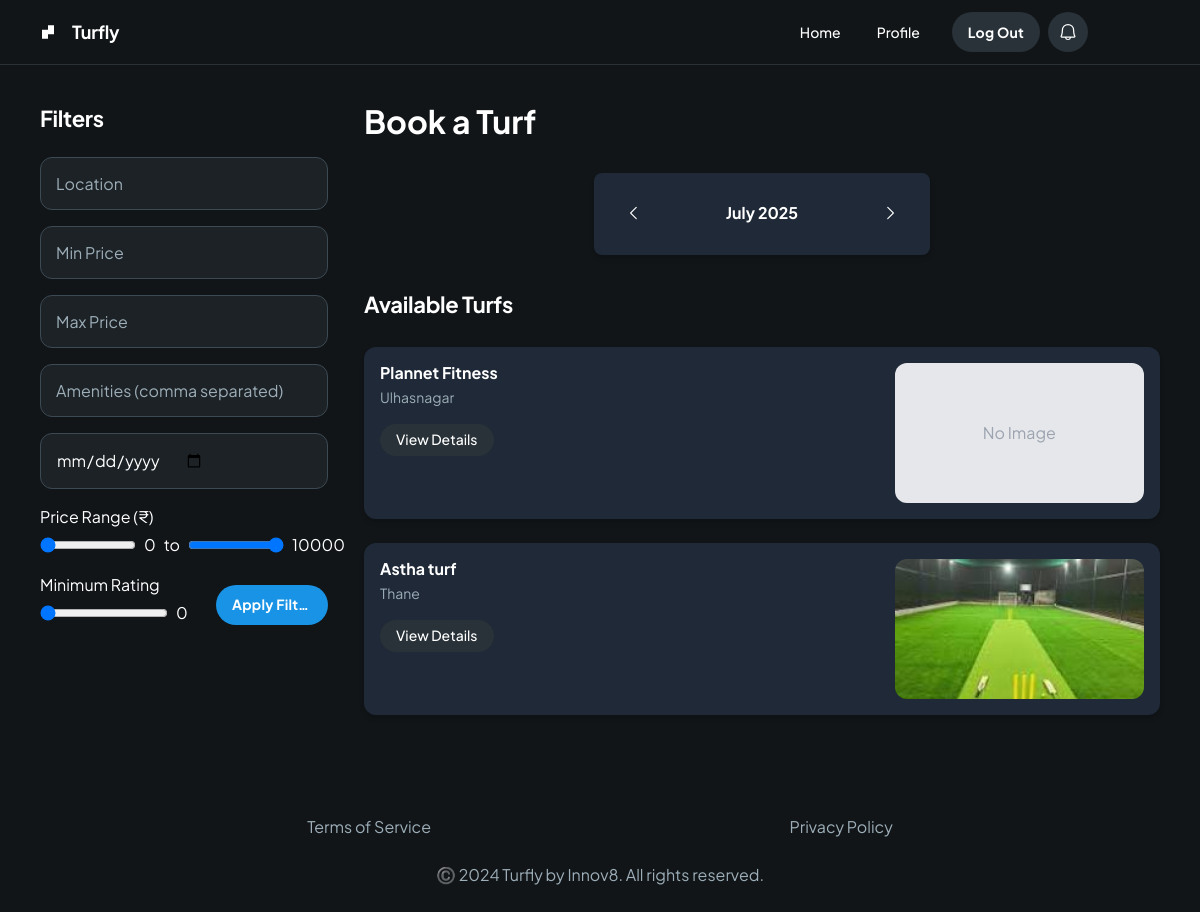
Page /players/ on the earlier database version.
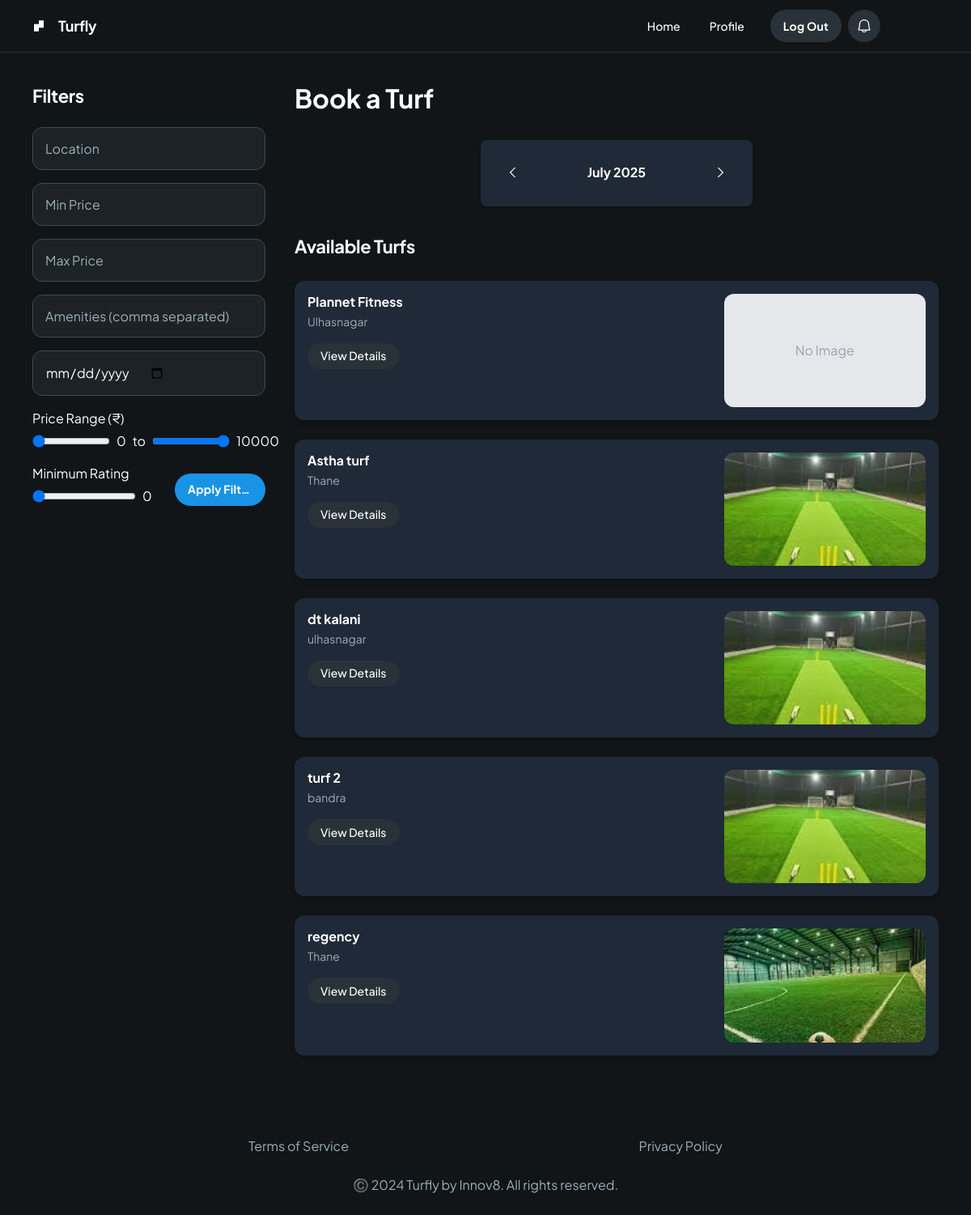
Same page on the later database version.
### owner/models.py (models this page shows, shortened)
class Turf(models.Model):
    owner = models.ForeignKey(User, on_delete=models.CASCADE, limit_choices_to={'user_type': 'owner'})
    name = models.CharField(max_length=100)
    location = models.CharField(max_length=255)
    description = models.TextField(blank=True)
    image = models.ImageField(upload_to='turf_images/', blank=True, null=True)
    amenities = models.CharField(max_length=255, blank=True, help_text='Comma-separated list of amenities')
    price_per_hour = models.DecimalField(max_digits=8, decimal_places=2)
    rating = models.FloatField(default=0, help_text='Average rating from 0 to 5')
    available_time_slots = models.CharField(max_length=255, blank=True, help_text="Comma-separated list of available time slots, e.g. '09:00-10:00,10:00-11:00'")
    created_at = models.DateTimeField(auto_now_add=True)
    updated_at = models.DateTimeField(auto_now=True)

### players/views.py (the view)
# urls.py: path('', views.player_home, name='player_home'),
def player_home(request):
    turfs = Turf.objects.all()
    location = request.GET.get('location')
    min_price = request.GET.get('min_price') or request.GET.get('price_min')
    max_price = request.GET.get('max_price') or request.GET.get('price_max')
    amenities = request.GET.get('amenities')
    date_str = request.GET.get('date')
    min_rating = request.GET.get('min_rating')
    if location:
        turfs = turfs.filter(location__icontains=location)
    if min_price:
        turfs = turfs.filter(price_per_hour__gte=min_price)
    if max_price:
        turfs = turfs.filter(price_per_hour__lte=max_price)
    if amenities:
        for amenity in amenities.split(','):
            turfs = turfs.filter(amenities__icontains=amenity.strip())
    if date_str:
        booked_turf_ids = Booking.objects.filter(date=date_str).values_list('turf_id', flat=True)
        turfs = turfs.exclude(id__in=booked_turf_ids)
    if min_rating:
        turfs = turfs.filter(rating__gte=min_rating)
    if date_str:
        current_date = date.fromisoformat(date_str)
    else:
        current_date = date.today()
    current_month = current_date.strftime('%B')
    current_year = current_date.year
    context = {
        'turfs': turfs,
        'selected_location': location or '',
        'selected_min_price': min_price or '',
        'selected_max_price': max_price or '',
        'selected_amenities': amenities or '',
        'selected_date': date_str or '',
        'selected_min_rating': min_rating or '0',
        'current_month': current_month,
        'current_year': current_year,
    }
    return render(request, 'players/player_home.html', context)

### players/templates/players/player_home.html (shortened to what this page needs)
{% extends 'layout.html' %}
{% load static %}
{% block content %}
    <div
      class="relative flex size-full flex-col dark group/design-root overflow-x-hidden"
      style='font-family: "Plus Jakarta Sans", "Noto Sans", sans-serif;'
    >
        <div class="gap-1 px-6 flex flex-1 justify-center py-5">
            <div class="layout-content-container flex flex-col w-80">
                <h2 class="text-white text-[22px] font-bold leading-tight tracking-[-0.015em] px-4 pb-3 pt-5">Filters</h2>
                <form method="get" class="flex max-w-[480px] flex-wrap items-end gap-4 px-4 py-3">
                    <label class="flex flex-col min-w-40 flex-1">
                        <input type="text" name="location" placeholder="Location" value="{{ selected_location }}" class="form-input flex w-full min-w-0 flex-1 resize-none overflow-hidden rounded-xl text-white focus:outline-0 focus:ring-0 border border-[#3c4a53] bg-[#1c2226] focus:border-[#3c4a53] h-14 placeholder:text-[#9daeb8] p-[15px] text-base font-normal leading-normal" />
                    </label>
                    <label class="flex flex-col min-w-40 flex-1">
                        <input type="number" name="min_price" placeholder="Min Price" value="{{ selected_min_price }}" class="form-input flex w-full min-w-0 flex-1 resize-none overflow-hidden rounded-xl text-white focus:outline-0 focus:ring-0 border border-[#3c4a53] bg-[#1c2226] focus:border-[#3c4a53] h-14 placeholder:text-[#9daeb8] p-[15px] text-base font-normal leading-normal" />
                    </label>
                    <label class="flex flex-col min-w-40 flex-1">
                        <input type="number" name="max_price" placeholder="Max Price" value="{{ selected_max_price }}" class="form-input flex w-full min-w-0 flex-1 resize-none overflow-hidden rounded-xl text-white focus:outline-0 focus:ring-0 border border-[#3c4a53] bg-[#1c2226] focus:border-[#3c4a53] h-14 placeholder:text-[#9daeb8] p-[15px] text-base font-normal leading-normal" />
                    </label>
                    <label class="flex flex-col min-w-40 flex-1">
                        <input type="text" name="amenities" placeholder="Amenities (comma separated)" value="{{ selected_amenities }}" class="form-input flex w-full min-w-0 flex-1 resize-none overflow-hidden rounded-xl text-white focus:outline-0 focus:ring-0 border border-[#3c4a53] bg-[#1c2226] focus:border-[#3c4a53] h-14 placeholder:text-[#9daeb8] p-[15px] text-base font-normal leading-normal" />
                    </label>
                    <label class="flex flex-col min-w-40 flex-1">
                        <input type="date" name="date" value="{{ selected_date }}" class="form-input flex w-full min-w-0 flex-1 resize-none overflow-hidden rounded-xl text-white focus:outline-0 focus:ring-0 border border-[#3c4a53] bg-[#1c2226] focus:border-[#3c4a53] h-14 placeholder:text-[#9daeb8] p-[15px] text-base font-normal leading-normal" />
                    </label>
                    <label class="flex flex-col min-w-40 flex-1">
                        <span class="text-white mb-1">Price Range (₹)</span>
                        <div class="flex items-center gap-2">
                            <input type="range" name="price_min" min="0" max="10000" step="100" value="{{ selected_min_price|default:0 }}" class="w-24" oninput="this.nextElementSibling.value = this.value">
                            <output class="text-white">{{ selected_min_price|default:0 }}</output>
                            <span class="text-white">to</span>
                            <input type="range" name="price_max" min="0" max="10000" step="100" value="{{ selected_max_price|default:10000 }}" class="w-24" oninput="this.nextElementSibling.value = this.value">
                            <output class="text-white">{{ selected_max_price|default:10000 }}</output>
                        </div>
                    </label>
                    <label class="flex flex-col min-w-40 flex-1">
                        <span class="text-white mb-1">Minimum Rating</span>
                        <div class="flex items-center gap-2">
                            <input type="range" name="min_rating" min="0" max="5" step="0.1" value="{{ selected_min_rating|default:0 }}" class="w-32" oninput="this.nextElementSibling.value = this.value">
                            <output class="text-white">{{ selected_min_rating|default:0 }}</output>
                        </div>
                    </label>
                    <button type="submit" class="flex min-w-[84px] max-w-[480px] cursor-pointer items-center justify-center overflow-hidden rounded-full h-10 px-4 flex-1 bg-[#1993e5] text-white text-sm font-bold leading-normal tracking-[0.015em]">
                        <span class="truncate">Apply Filters</span>
                    </button>
                </form>
            </div>
            <div class="layout-content-container flex flex-col max-w-[960px] flex-1">
                <div class="flex flex-wrap justify-between gap-3 p-4"><p class="text-white tracking-light text-[32px] font-bold leading-tight min-w-72">Book a Turf</p></div>
                <div class="flex flex-wrap items-center justify-center gap-6 p-4">
                    <div class="flex min-w-72 max-w-[336px] flex-1 flex-col gap-0.5 bg-gray-800 p-4 rounded-lg shadow-md">
                        <div class="flex items-center p-1 justify-between">
                            <button>
                                <div class="text-white flex size-10 items-center justify-center" data-icon="CaretLeft" data-size="18px" data-weight="regular">
                                    <svg xmlns="http://www.w3.org/2000/svg" width="18px" height="18px" fill="currentColor" viewBox="0 0 256 256">
                                        <path d="M165.66,202.34a8,8,0,0,1-11.32,11.32l-80-80a8,8,0,0,1,0-11.32l80-80a8,8,0,0,1,11.32,11.32L91.31,128Z"></path>
                                    </svg>
                                </div>
                            </button>
                            <p class="text-white text-base font-bold leading-tight flex-1 text-center">{{ current_month }} {{ current_year }}</p>
                            <button>
                                <div class="text-white flex size-10 items-center justify-center" data-icon="CaretRight" data-size="18px" data-weight="regular">
                                    <svg xmlns="http://www.w3.org/2000/svg" width="18px" height="18px" fill="currentColor" viewBox="0 0 256 256">
                                        <path d="M181.66,133.66l-80,80a8,8,0,0,1-11.32-11.32L164.69,128,90.34,53.66a8,8,0,0,1,11.32-11.32l80,80A8,8,0,0,1,181.66,133.66Z"></path>
                                    </svg>
                                </div>
                            </button>
                        </div>
                    </div>
                </div>
                <h2 class="text-white text-[22px] font-bold leading-tight tracking-[-0.015em] px-4 pb-3 pt-5">Available Turfs</h2>
                <div class="p-4">
                    {% for turf in turfs %}
                    <div class="flex items-stretch justify-between gap-4 rounded-xl mb-6 bg-gray-800 p-4 shadow-md">
                        <div class="flex flex-[2_2_0px] flex-col gap-4">
                            <div class="flex flex-col gap-1">
                                <p class="text-white text-base font-bold leading-tight">{{ turf.name }}</p>
                                <p class="text-[#9daeb8] text-sm font-normal leading-normal">{{ turf.location }}</p>
                            </div>
                            <a href="{% url 'players:turf_detail' turf.id %}" class="flex min-w-[84px] max-w-[480px] cursor-pointer items-center justify-center overflow-hidden rounded-full h-8 px-4 flex-row-reverse bg-[#293238] text-white text-sm font-medium leading-normal w-fit hover:bg-gray-700 transition duration-200">
                                <span class="truncate">View Details</span>
                            </a>
                        </div>
                        {% if turf.image %}
                            <div
                                class="w-full bg-center bg-no-repeat aspect-video bg-cover rounded-xl flex-1"
                                style="background-image: url('{{ turf.image.url }}');"
                            ></div>
                        {% else %}
                            <div
                                class="w-full bg-gray-200 flex items-center justify-center aspect-video rounded-xl flex-1 text-gray-400"
                            >
                                No Image
                            </div>
                        {% endif %}
                    </div>
                    {% empty %}
                    <div class="text-gray-400 text-center py-8">No turfs available matching your criteria.</div>
                    {% endfor %}
                </div>
            </div>
        </div>
    </div>
{% endblock content %}

### templates/layout.html (shortened to what this page needs)
{% load static %}
<!DOCTYPE html>
<html lang="en">
<head>
    <script src="https://cdn.tailwindcss.com?plugins=forms,container-queries"></script>
</head>
<body class="min-h-screen bg-[#111518] text-white">
    {% include "navbar.html" %}
    {% block content %}{% endblock %}
    {% include "footer.html" %}
</body>
</html>

### templates/navbar.html (shortened to what this page needs)
<header class="flex items-center justify-between whitespace-nowrap border-b border-solid border-b-[#293238] px-10 py-3">
            <div class="flex items-center gap-4 text-white">
                <div class="size-4">
                    <svg viewBox="0 0 48 48" fill="none" xmlns="http://www.w3.org/2000/svg">
                        <path fill-rule="evenodd" clip-rule="evenodd" d="M24 4H42V17.3333V30.6667H24V44H6V30.6667V17.3333H24V4Z" fill="currentColor"></path>
                    </svg>
                </div>
                <h2 class="text-white text-lg font-bold leading-tight tracking-[-0.015em]">Turfly</h2>
            </div>
            <div class="flex flex-1 justify-end gap-8">
                <div class="flex items-center gap-9">
                    <a class="text-white text-sm font-medium leading-normal hover:text-blue-400 transition" href="/">Home</a>
                    <a class="text-white text-sm font-medium leading-normal hover:text-blue-400 transition" href="{% url 'usrs:role_redirect' %}">Profile</a>
                </div>
                <div class="flex gap-2">
                    <form method="post" action="{% url 'account_logout' %}" style="display:inline;">
                        <button type="submit"
                            class="flex min-w-[84px] max-w-[480px] cursor-pointer items-center justify-center overflow-hidden rounded-full h-10 px-4 bg-[#293238] text-white text-sm font-bold leading-normal tracking-[0.015em] hover:bg-gray-700 transition duration-200"
                        >
                            <span class="truncate">Log Out</span>
                        </button>
                    </form>
                    <a href="#" class="flex max-w-[480px] cursor-pointer items-center justify-center overflow-hidden rounded-full h-10 bg-[#293238] text-white gap-2 text-sm font-bold leading-normal tracking-[0.015em] min-w-0 px-2.5 hover:bg-gray-700 transition duration-200">
                        <div class="text-white" data-icon="Bell" data-size="20px" data-weight="regular">
                        </div>
                    </a>
                </div>
                <div
                    class="bg-center bg-no-repeat aspect-square bg-cover rounded-full size-10"
                    style='background-image: url("https://lh3.googleusercontent.com/aida-public/AB6AXuBowzkol9xrsQTTRkhbFm0ISqxjhocV74WNqI9E9_ue1ffhsWKb0l1NM9YSolPM76jj0eIDaEZjVBj09HyvTd51I4mYw6fVfNe_tX-jb23CPz9XlAcPksS8hUhcoPM-pRtHRCGCzbUcQlsR3Je1KwBkOm1tqWxw-aFbZlGSdrpKtUiuhqErTwv7ok7FABa3-khIVjT01-bgHugagA0A_JZAJDleh_XAPFZqY7voHK08lDPuEHMSOCGcC07jz7kle9meaYbEXomCZA");'
                ></div>
            </div>
        </header>

### templates/footer.html
<footer class="flex justify-center">
        <div class="w-full max-w-[960px] px-5 py-10 text-center">
          <div class="flex flex-wrap justify-center gap-6 md:flex-row md:justify-around mb-6">
            <a href="#" class="text-[#9daeb8] text-base">Terms of Service</a>
            <a href="#" class="text-[#9daeb8] text-base">Privacy Policy</a>
          </div>
          <p class="text-[#9daeb8] text-base">©️ 2024 Turfly by Innov8. All rights reserved.</p>
        </div>
      </footer>

### templates/layout.html (style rules this page uses)
body { font-family: 'Plus Jakarta Sans', 'Noto Sans', sans-serif; }

Differences in the rows shown:
added Turf: name "dt kalani", location "ulhasnagar", image (picture)
added Turf: name "turf 2", location "bandra", image (picture)
added Turf: name "regency", location "Thane", image (picture)
